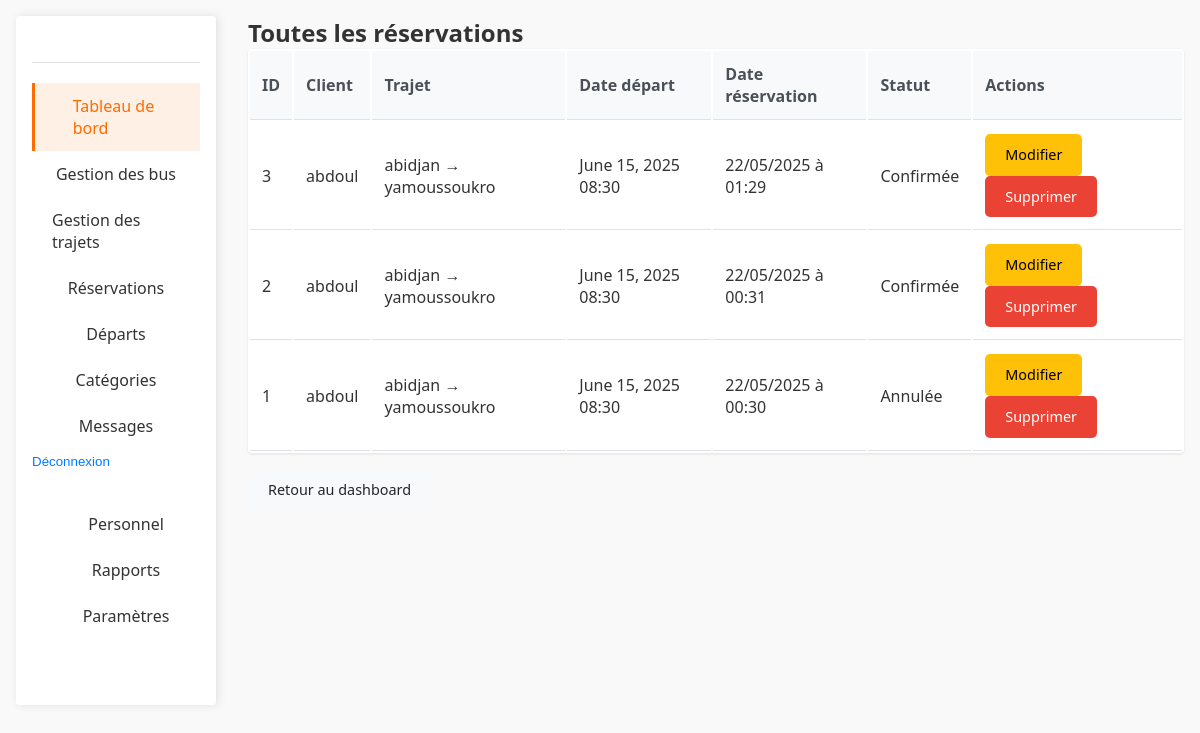
The app's page /dashboard/reservations/ (signed in) with its own data.
### reservations/models.py (models this page shows, shortened)
class Reservation(models.Model):
    STATUS_CHOICES = [
        ('P', 'En attente'),
        ('C', 'Confirmée'),
        ('X', 'Annulée'),
    ]
    user = models.ForeignKey(settings.AUTH_USER_MODEL, on_delete=models.CASCADE)
    departure = models.ForeignKey(Departure, on_delete=models.CASCADE)
    status = models.CharField(max_length=1, choices=STATUS_CHOICES, default='P')
    booked_at = models.DateTimeField(auto_now_add=True)

### accounts/models.py (models this page shows, shortened)
class CustomUser(AbstractUser):
    """
    Modèle utilisateur personnalisé. Hérite de AbstractUser (nom d'utilisateur, email, etc.).
    Nous pourrions ajouter des champs ici (par ex. is_client), mais utilisons la version minimale.
    """

### trips/models.py (models this page shows, shortened)
class Departure(models.Model):
    trip = models.ForeignKey(Trip, on_delete=models.CASCADE)
    bus = models.ForeignKey(Bus, on_delete=models.CASCADE)
    date = models.DateField()
    time = models.TimeField()
    is_active = models.BooleanField(default=True)
    class Meta:
        ordering = ['date', 'time']  # Tri par défaut par date puis heure

class Trip(models.Model):
    origin = models.CharField(max_length=100)       # Ville de départ
    destination = models.CharField(max_length=100)  # Ville d'arrivée
    category = models.ForeignKey(Category, on_delete=models.CASCADE)
    description = models.TextField(blank=True)
    price = models.DecimalField(max_digits=10, decimal_places=2, default=0)  # Prix du trajet

### gareci_admin/views.py (the view)
# urls.py: path('reservations/', ReservationAdminListView.as_view(), name='reservation_list'),
class ReservationAdminListView(StaffRequiredMixin, ListView):
    model = Reservation
    template_name = 'dashboard/reservation_list.html'
    context_object_name = 'reservations'
    ordering = ['-booked_at']

### gareci_admin/utils.py (called while the page is built)
    def test_func(self):
        return self.request.user.is_staff

### gareci_admin/templates/dashboard/reservation_list.html (shortened to what this page needs)
{% extends 'base.html' %}
{% block content %}
<h2>Toutes les réservations</h2>
<table>
    <thead>
        <tr>
            <th>ID</th>
            <th>Client</th>
            <th>Trajet</th>
            <th>Date départ</th>
            <th>Date réservation</th>
            <th>Statut</th>
            <th>Actions</th>
        </tr>
    </thead>
    <tbody>
        {% for reservation in reservations %}
        <tr>
            <td>{{ reservation.id }}</td>
            <td>{{ reservation.user.username }}</td>
            <td>{{ reservation.departure.trip.origin }} → {{ reservation.departure.trip.destination }}</td>
            <td>{{ reservation.departure.date }} {{ reservation.departure.time|time:'H:i' }}</td>
            <td>{{ reservation.booked_at|date:'d/m/Y' }} à {{ reservation.booked_at|time:'H:i' }}</td>
            <td>{% if reservation.status == 'P' %}En attente{% elif reservation.status == 'C' %}Confirmée{% elif reservation.status == 'X' %}Annulée{% endif %}</td>
            <td>
                <a href="{% url 'dashboard:reservation_edit' reservation.id %}" class="btn btn-sm btn-warning">Modifier</a>
                <a href="{% url 'dashboard:reservation_delete' reservation.id %}" class="btn btn-sm btn-danger" onclick="return confirm('Voulez-vous vraiment supprimer cette réservation ?');">Supprimer</a>
            </td>
        </tr>
        {% empty %}
        <tr><td colspan="7">Aucune réservation trouvée.</td></tr>
        {% endfor %}
    </tbody>
</table>
<a href="{% url 'dashboard:index' %}" class="btn">Retour au dashboard</a>
{% endblock %}

### static/css/dashboard.css (style rules this page uses)
table { width: 100%; margin-bottom: 1rem; background-color: #fff; border-radius: 4px; box-shadow: 0 1px 3px rgba(0,0,0,0.1); }
th, td { padding: 0.75rem; text-align: left; border-bottom: 1px solid #dee2e6; }
th { background-color: #f8f9fa; font-weight: 600; color: #495057; }
.btn { display: inline-block; padding: 0.375rem 0.75rem; font-size: 0.875rem; line-height: 1.5; text-align: center; text-decoration: none; border-radius: 4px; transition: all 0.2s; cursor: pointer; background-color: #f8f9fa; color: #212529; border: 1px solid #dee2e6; }
.btn-warning { background-color: #ffc107; color: #000; border: none; }
.btn-sm { padding: 0.25rem 0.5rem; font-size: 0.75rem; }
:root { --primary: #FF6B00; --primary-dark: #E05D00; --secondary: #0056B3; --dark: #333333; --light: #F5F5F5; --gray: #888888; --light-gray: #E0E0E0; --sidebar-width: 350px; --sidebar-collapsed-width: 80px; --header-height: 70px; --blue: #4285F4; --green: #34A853; --orange: #FBBC05; --red: #EA4335; }
* { margin: 0; padding: 0; box-sizing: border-box; }
body { font-family: 'Segoe UI', Tahoma, Geneva, Verdana, sans-serif; background-color: #f9f9f9; color: var(--dark); }
.btn { display: inline-flex; align-items: center; justify-content: center; padding: 10px 20px; border-radius: 5px; font-weight: 500; cursor: pointer; transition: all 0.3s; border: none; font-size: 0.9rem; }
.btn-danger { background-color: var(--red); color: white; }

### records on screen
Reservation: id "3", user.username "abdoul", departure.trip.origin "abidjan", departure.trip.destination "yamoussoukro", departure "June 15, 2025", departure.time "08:30", booked_at "22/05/2025", booked_at "01:29", status "Confirmée"
Reservation: id "2", user.username "abdoul", departure.trip.origin "abidjan", departure.trip.destination "yamoussoukro", departure "June 15, 2025", departure.time "08:30", booked_at "22/05/2025", booked_at "00:31", status "Confirmée"
Reservation: id "1", user.username "abdoul", departure.trip.origin "abidjan", departure.trip.destination "yamoussoukro", departure "June 15, 2025", departure.time "08:30", booked_at "22/05/2025", booked_at "00:30", status "Annulée"
